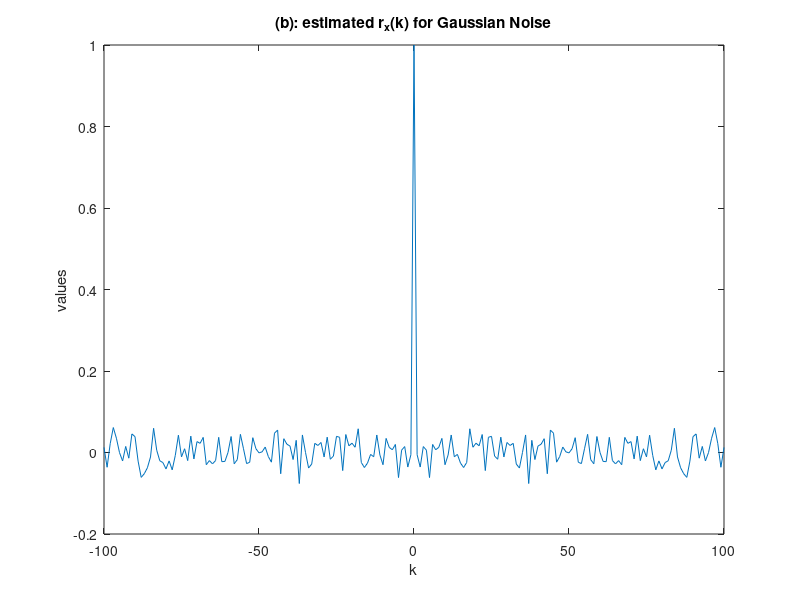
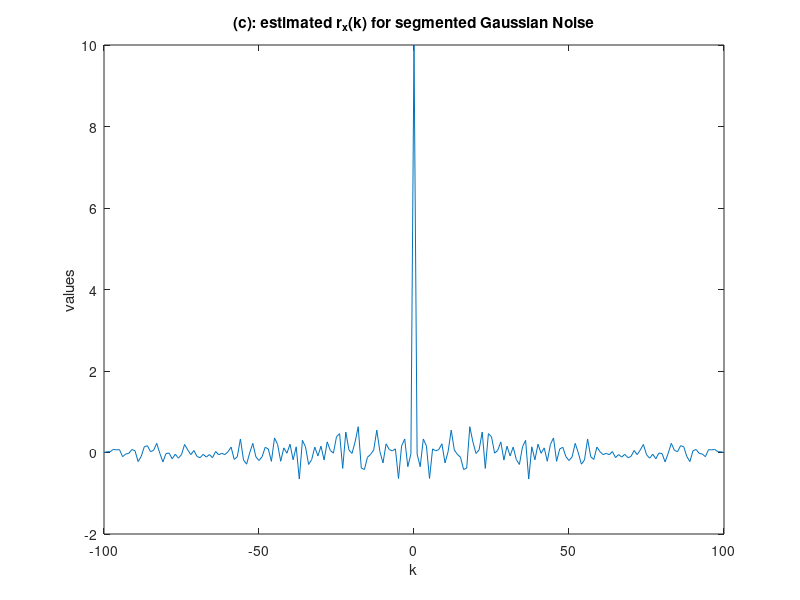
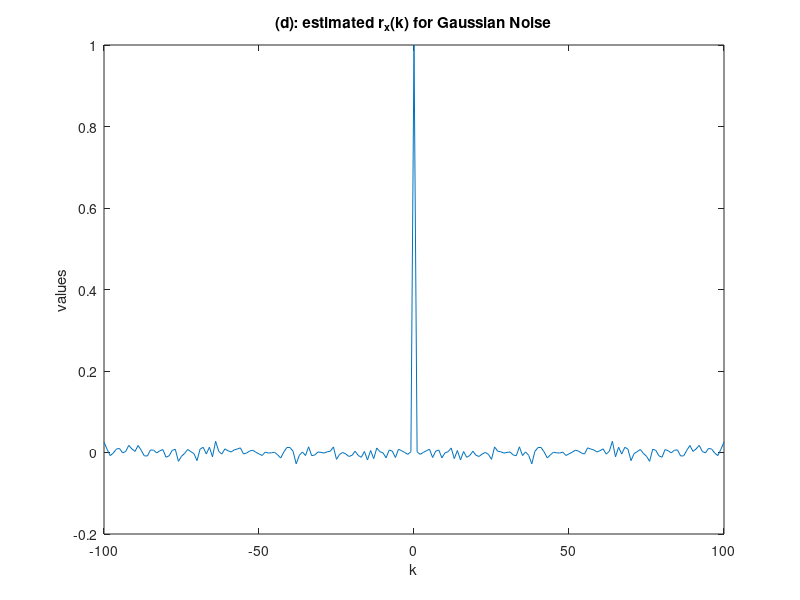

Recreate these plots in MATLAB, in order.
%(a) generating Gaussian noise
x = randn(1000, 1);

%(b) estimating autocorrelation function for Gaussian Noise
[rx_est, lags] = xcorr(x, 100, "normalized");

figure;
plot(lags, rx_est);
title("(b): estimated r_x(k) for Gaussian Noise");
ylabel("values");
xlabel("k");

rx = zeros(201, 1);
rx(101) = 1;
estimation_error = mean((rx-rx_est).^2); %mean squared error
fprintf("MSE between estimated rx(k) for 1000 samples of Gaussian Noise and ideal rx(k) = %d\n",estimation_error);

%(c) segmenting and estimating autocorrelation function
rx_est_seg = 0; l = 1;
for k = 1:10
    rx_est_seg = rx_est_seg + xcorr(x(l:100*k), 100, "normalized");
    l = 100*k+1;
end

figure;
plot(-100:100, rx_est_seg);
title("(c): estimated r_x(k) for segmented Gaussian Noise");
ylabel("values");
xlabel("k");

estimation_error_rx = mean((rx-rx_est_seg).^2); %mean squared error
fprintf("MSE between estimated and segmented rx(k) for 1000 samples of Gaussian Noise and ideal rx(k) = %d\n",estimation_error_rx);

estimation_error_rx_est = mean((rx_est - rx_est_seg).^2); %mean squared error
fprintf("MSE between estimated and segmented rx(k) for 1000 samples of Gaussian Noise and unsegmented rx(k) = %d\n",estimation_error_rx_est);

%(d) more number of samples for Gaussian Noise
x = randn(10000, 1);

[rx_est_more, lags] = xcorr(x, 100, "normalized");

figure;
plot(lags, rx_est_more);
title("(d): estimated r_x(k) for Gaussian Noise");
ylabel("values");
xlabel("k");

estimation_error = mean((rx_est-rx_est_more).^2); %mean squared error
fprintf("MSE between estimated rx(k) for 10000 samples of Gaussian Noise and ideal rx(k) = %d\n",estimation_error);
